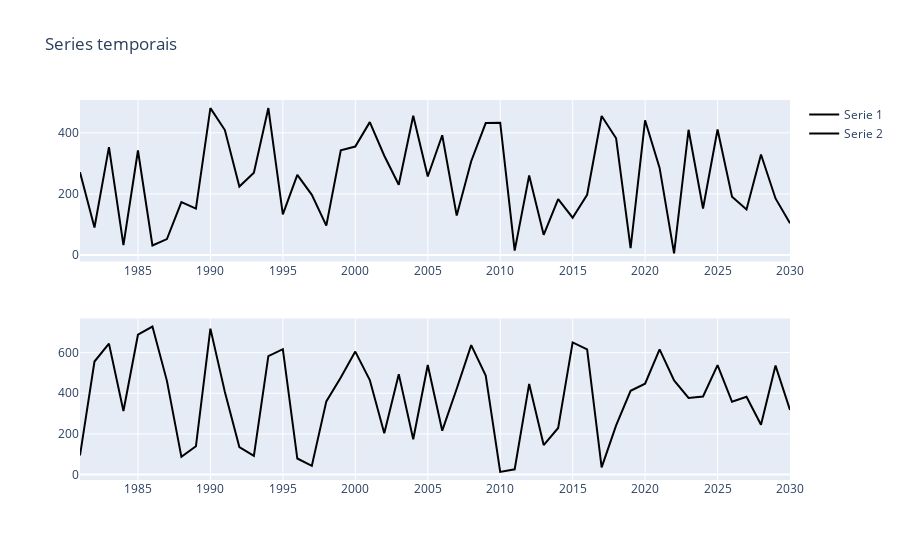

The notebook cell this image was saved under:
### Code cell
# Pltando o grafico

fig = make_subplots(rows=2,cols=1)

fig.add_trace(go.Scatter(
    x = df.index,
    y = df['A'],
    mode = 'lines',
    name = 'Serie 1',
    line= dict(color = 'black') 
),row=1, col= 1)

fig.add_trace(go.Scatter(
    x = df.index,
    y = df['B'],
    mode = 'lines',
    name = 'Serie 2',
    line= dict(color = 'black') 
),row=2, col= 1)

fig.update_layout(title='Series temporais')

fig.show()
